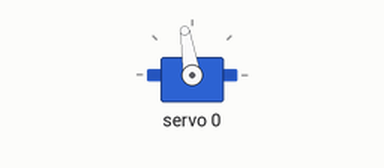
Simulated run of this sketch. Board: Arduino Uno, built with avr-gcc and run on an emulated ATmega328P. Shown: servo.

Above: at 0.05 s.
At 0.75 s:
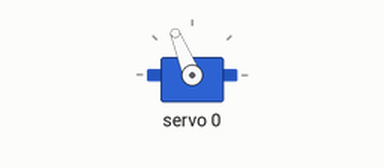
At 0.95 s:
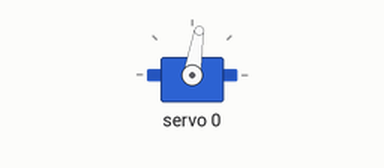
At 1.5 s:
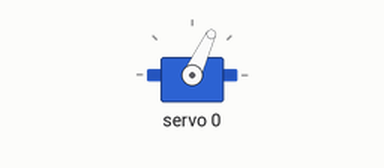
Timing chart, 0 to 3.5 s (numbered marks = the images above):
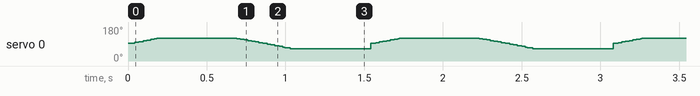

The sketch:

eye_move.ino
```cpp
#include <Wire.h>
#include <Adafruit_PWMServoDriver.h>

Adafruit_PWMServoDriver pwm = Adafruit_PWMServoDriver();

#define MIN_PULSE_WIDTH       650
#define MAX_PULSE_WIDTH       2350
#define DEFAULT_PULSE_WIDTH   1500
#define FREQUENCY             50

// Change these settings to your own setup and preferences.
 //int horServoPin = 22;
 int horMaxLeft = 60; // Maximum servo position Left
 int horMid = 90; // Middle servo position horizontal
 int horMaxRight = 120; // Maximum servo position Right
 int horStep = 1; // Step size for position horizontal

//int verServoPin = 24;
 int verMaxUp = 45; // Maximum servo position Up
 int verMid = 65; // Middle servo position vertical
 int verMaxDown = 95; // Maximum servo position Down
 int verStep = 1; // Step size for position vertical

int delaySpeed = 500; // time between the movement
 int pos = 0; // variable to store the servo position
 int positionwait = 5; // variable to wait for the servo to reach the position

void setup()
 {
 //horServo.attach(22); // attaches the servo on horzontal pin
 //verServo.attach(24); // attaches the servo on vertical pin
pwm.setPWM(0,0,pulseWidth(horMid));
pwm.setPWM(0,0,pulseWidth(verMid));
pwm.begin();
  pwm.setPWMFreq(FREQUENCY);
//horServo.write(horMid); // Put horizontal servo in neutral position
 //verServo.write(verMid); // Put vertical servo in neutral position
 }

void loop()
 {

// Look right
 for(pos = horMid; pos <= horMaxRight; pos += horStep)
 {
 pwm.setPWM(0,0,pulseWidth(pos));
 delay(positionwait);
 }
 delay(delaySpeed);

// Look left
 for(pos = horMaxRight; pos>=horMaxLeft; pos-=horStep)
 {
 pwm.setPWM(0,0,pulseWidth(pos));
 delay(positionwait);
 }
 delay(delaySpeed);

/* Look neutral
 for(pos = horMaxLeft; pos<=horMid; pos+=horStep)
 {
 pwm.setPWM(0,0,pulseWidth(pos));
 delay(positionwait);
 }
 delay(delaySpeed);

Look Up
 for(pos = verMid; pos <= verMaxDown; pos += verStep)
 {
 pwm.setPWM(1,0,pulseWidth(pos));
 delay(positionwait);
 }
 delay(delaySpeed);

// Look down
 for(pos = verMaxDown; pos>=verMaxUp; pos-=verStep)
 {
 pwm.setPWM(1,0,pulseWidth(pos));
 delay(positionwait);
 }
 delay(delaySpeed);

//Look neutral
 for(pos = verMaxUp; pos <= verMid; pos += verStep)
 {
 pwm.setPWM(1,0,pulseWidth(pos));
 delay(positionwait);
 }
 delay(delaySpeed);*/
 }


int pulseWidth(int angle)
{
  int pulse_wide, analog_value;
  pulse_wide   = map(angle, 0, 180, MIN_PULSE_WIDTH, MAX_PULSE_WIDTH);
  analog_value = int(float(pulse_wide) / 1000000 * FREQUENCY * 4096);
  return analog_value;
}
```
